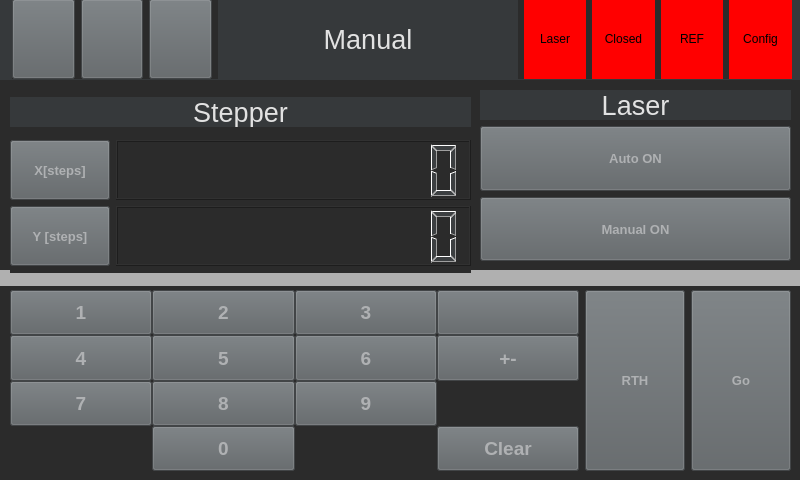
<?xml version="1.0" encoding="UTF-8"?>
<ui version="4.0">
 <class>VorlageUi</class>
 <widget class="QWidget" name="VorlageUi">
  <property name="geometry">
   <rect>
    <x>0</x>
    <y>0</y>
    <width>800</width>
    <height>480</height>
   </rect>
  </property>
  <property name="minimumSize">
   <size>
    <width>800</width>
    <height>480</height>
   </size>
  </property>
  <property name="maximumSize">
   <size>
    <width>16777215</width>
    <height>999</height>
   </size>
  </property>
  <property name="windowTitle">
   <string>Form</string>
  </property>
  <property name="styleSheet">
   <string notr="true">background-color: rgb(43, 43, 43);
color: rgb(60, 63, 65);</string>
  </property>
  <widget class="QWidget" name="widget" native="true">
   <property name="geometry">
    <rect>
     <x>0</x>
     <y>0</y>
     <width>800</width>
     <height>480</height>
    </rect>
   </property>
   <property name="minimumSize">
    <size>
     <width>800</width>
     <height>480</height>
    </size>
   </property>
   <widget class="QLabel" name="helpTitle_2">
    <property name="geometry">
     <rect>
      <x>0</x>
      <y>0</y>
      <width>800</width>
      <height>80</height>
     </rect>
    </property>
    <property name="font">
     <font>
      <pointsize>20</pointsize>
      <weight>50</weight>
      <bold>false</bold>
     </font>
    </property>
    <property name="styleSheet">
     <string notr="true">background-color: rgb(54, 57, 59);
color: rgb(226, 226, 226);</string>
    </property>
    <property name="text">
     <string/>
    </property>
    <property name="alignment">
     <set>Qt::AlignCenter</set>
    </property>
   </widget>
   <widget class="QWidget" name="verticalLayoutWidget">
    <property name="geometry">
     <rect>
      <x>10</x>
      <y>90</y>
      <width>461</width>
      <height>183</height>
     </rect>
    </property>
    <layout class="QVBoxLayout" name="verticalLayout">
     <item>
      <widget class="QLabel" name="helpTitle_4">
       <property name="maximumSize">
        <size>
         <width>16777215</width>
         <height>30</height>
        </size>
       </property>
       <property name="font">
        <font>
         <pointsize>20</pointsize>
         <weight>50</weight>
         <bold>false</bold>
        </font>
       </property>
       <property name="styleSheet">
        <string notr="true">background-color: rgb(54, 57, 59);
color: rgb(226, 226, 226);</string>
       </property>
       <property name="text">
        <string>Stepper</string>
       </property>
       <property name="alignment">
        <set>Qt::AlignHCenter|Qt::AlignTop</set>
       </property>
      </widget>
     </item>
     <item>
      <layout class="QGridLayout" name="gridLayout">
       <item row="2" column="0">
        <widget class="QPushButton" name="setXBtn">
         <property name="minimumSize">
          <size>
           <width>0</width>
           <height>0</height>
          </size>
         </property>
         <property name="maximumSize">
          <size>
           <width>100</width>
           <height>60</height>
          </size>
         </property>
         <property name="font">
          <font>
           <pointsize>10</pointsize>
           <weight>75</weight>
           <bold>true</bold>
          </font>
         </property>
         <property name="styleSheet">
          <string notr="true">background-color: rgb(92, 97, 100);
color: rgb(175, 177, 179);
</string>
         </property>
         <property name="text">
          <string>X[steps]</string>
         </property>
         <property name="iconSize">
          <size>
           <width>32</width>
           <height>32</height>
          </size>
         </property>
         <property name="checkable">
          <bool>true</bool>
         </property>
        </widget>
       </item>
       <item row="4" column="0">
        <widget class="QPushButton" name="setYBtn">
         <property name="minimumSize">
          <size>
           <width>0</width>
           <height>0</height>
          </size>
         </property>
         <property name="maximumSize">
          <size>
           <width>100</width>
           <height>60</height>
          </size>
         </property>
         <property name="font">
          <font>
           <pointsize>10</pointsize>
           <weight>75</weight>
           <bold>true</bold>
          </font>
         </property>
         <property name="styleSheet">
          <string notr="true">background-color: rgb(92, 97, 100);
color: rgb(175, 177, 179);
</string>
         </property>
         <property name="text">
          <string>Y [steps]</string>
         </property>
         <property name="iconSize">
          <size>
           <width>32</width>
           <height>32</height>
          </size>
         </property>
         <property name="checkable">
          <bool>true</bool>
         </property>
        </widget>
       </item>
       <item row="4" column="1">
        <widget class="QLCDNumber" name="yValue">
         <property name="digitCount">
          <number>11</number>
         </property>
        </widget>
       </item>
       <item row="2" column="1">
        <widget class="QLCDNumber" name="xValue">
         <property name="digitCount">
          <number>11</number>
         </property>
        </widget>
       </item>
      </layout>
     </item>
    </layout>
   </widget>
   <widget class="QWidget" name="gridLayoutWidget_3">
    <property name="geometry">
     <rect>
      <x>480</x>
      <y>90</y>
      <width>311</width>
      <height>171</height>
     </rect>
    </property>
    <layout class="QGridLayout" name="gridLayout_3">
     <item row="3" column="0">
      <widget class="QPushButton" name="laserManOnBtn">
       <property name="minimumSize">
        <size>
         <width>0</width>
         <height>0</height>
        </size>
       </property>
       <property name="maximumSize">
        <size>
         <width>999</width>
         <height>999</height>
        </size>
       </property>
       <property name="font">
        <font>
         <pointsize>10</pointsize>
         <weight>75</weight>
         <bold>true</bold>
        </font>
       </property>
       <property name="styleSheet">
        <string notr="true">background-color: rgb(92, 97, 100);
color: rgb(175, 177, 179);
</string>
       </property>
       <property name="text">
        <string>Manual ON</string>
       </property>
       <property name="iconSize">
        <size>
         <width>32</width>
         <height>32</height>
        </size>
       </property>
       <property name="checkable">
        <bool>true</bool>
       </property>
      </widget>
     </item>
     <item row="1" column="0">
      <widget class="QLabel" name="helpTitle_7">
       <property name="maximumSize">
        <size>
         <width>16777215</width>
         <height>30</height>
        </size>
       </property>
       <property name="baseSize">
        <size>
         <width>0</width>
         <height>30</height>
        </size>
       </property>
       <property name="font">
        <font>
         <pointsize>20</pointsize>
         <weight>50</weight>
         <bold>false</bold>
        </font>
       </property>
       <property name="styleSheet">
        <string notr="true">background-color: rgb(54, 57, 59);
color: rgb(226, 226, 226);</string>
       </property>
       <property name="text">
        <string>Laser</string>
       </property>
       <property name="alignment">
        <set>Qt::AlignHCenter|Qt::AlignTop</set>
       </property>
      </widget>
     </item>
     <item row="2" column="0">
      <widget class="QPushButton" name="autoOnBtn">
       <property name="minimumSize">
        <size>
         <width>0</width>
         <height>0</height>
        </size>
       </property>
       <property name="maximumSize">
        <size>
         <width>999</width>
         <height>999</height>
        </size>
       </property>
       <property name="font">
        <font>
         <pointsize>10</pointsize>
         <weight>75</weight>
         <bold>true</bold>
        </font>
       </property>
       <property name="styleSheet">
        <string notr="true">background-color: rgb(92, 97, 100);
color: rgb(175, 177, 179);
</string>
       </property>
       <property name="text">
        <string>Auto ON</string>
       </property>
       <property name="iconSize">
        <size>
         <width>32</width>
         <height>32</height>
        </size>
       </property>
       <property name="checkable">
        <bool>true</bool>
       </property>
      </widget>
     </item>
    </layout>
   </widget>
   <widget class="QLabel" name="label">
    <property name="geometry">
     <rect>
      <x>-40</x>
      <y>270</y>
      <width>981</width>
      <height>16</height>
     </rect>
    </property>
    <property name="styleSheet">
     <string notr="true">background-color: rgb(176, 176, 176);</string>
    </property>
    <property name="text">
     <string/>
    </property>
   </widget>
   <widget class="QWidget" name="horizontalLayoutWidget_2">
    <property name="geometry">
     <rect>
      <x>10</x>
      <y>290</y>
      <width>781</width>
      <height>181</height>
     </rect>
    </property>
    <layout class="QHBoxLayout" name="horizontalLayout">
     <item>
      <layout class="QGridLayout" name="gridLayout_2">
       <property name="spacing">
        <number>0</number>
       </property>
       <item row="2" column="2">
        <widget class="QPushButton" name="eightBtn">
         <property name="minimumSize">
          <size>
           <width>0</width>
           <height>0</height>
          </size>
         </property>
         <property name="maximumSize">
          <size>
           <width>999</width>
           <height>999</height>
          </size>
         </property>
         <property name="font">
          <font>
           <pointsize>14</pointsize>
           <weight>75</weight>
           <bold>true</bold>
          </font>
         </property>
         <property name="styleSheet">
          <string notr="true">background-color: rgb(92, 97, 100);
color: rgb(175, 177, 179);
</string>
         </property>
         <property name="text">
          <string>8</string>
         </property>
         <property name="iconSize">
          <size>
           <width>32</width>
           <height>32</height>
          </size>
         </property>
         <property name="checkable">
          <bool>false</bool>
         </property>
        </widget>
       </item>
       <item row="1" column="2">
        <widget class="QPushButton" name="fiveBtn">
         <property name="minimumSize">
          <size>
           <width>0</width>
           <height>0</height>
          </size>
         </property>
         <property name="maximumSize">
          <size>
           <width>999</width>
           <height>999</height>
          </size>
         </property>
         <property name="font">
          <font>
           <pointsize>14</pointsize>
           <weight>75</weight>
           <bold>true</bold>
          </font>
         </property>
         <property name="styleSheet">
          <string notr="true">background-color: rgb(92, 97, 100);
color: rgb(175, 177, 179);
</string>
         </property>
         <property name="text">
          <string>5</string>
         </property>
         <property name="iconSize">
          <size>
           <width>32</width>
           <height>32</height>
          </size>
         </property>
         <property name="checkable">
          <bool>false</bool>
         </property>
        </widget>
       </item>
       <item row="3" column="4">
        <widget class="QPushButton" name="clearBtn">
         <property name="minimumSize">
          <size>
           <width>0</width>
           <height>0</height>
          </size>
         </property>
         <property name="maximumSize">
          <size>
           <width>999</width>
           <height>999</height>
          </size>
         </property>
         <property name="font">
          <font>
           <pointsize>14</pointsize>
           <weight>75</weight>
           <bold>true</bold>
          </font>
         </property>
         <property name="styleSheet">
          <string notr="true">background-color: rgb(92, 97, 100);
color: rgb(175, 177, 179);
</string>
         </property>
         <property name="text">
          <string>Clear</string>
         </property>
         <property name="iconSize">
          <size>
           <width>32</width>
           <height>32</height>
          </size>
         </property>
         <property name="checkable">
          <bool>false</bool>
         </property>
        </widget>
       </item>
       <item row="0" column="1">
        <widget class="QPushButton" name="oneBtn">
         <property name="minimumSize">
          <size>
           <width>80</width>
           <height>0</height>
          </size>
         </property>
         <property name="maximumSize">
          <size>
           <width>999</width>
           <height>999</height>
          </size>
         </property>
         <property name="font">
          <font>
           <pointsize>14</pointsize>
           <weight>75</weight>
           <bold>true</bold>
          </font>
         </property>
         <property name="styleSheet">
          <string notr="true">background-color: rgb(92, 97, 100);
color: rgb(175, 177, 179);
</string>
         </property>
         <property name="text">
          <string>1</string>
         </property>
         <property name="iconSize">
          <size>
           <width>32</width>
           <height>32</height>
          </size>
         </property>
         <property name="checkable">
          <bool>false</bool>
         </property>
        </widget>
       </item>
       <item row="2" column="3">
        <widget class="QPushButton" name="nineBtn">
         <property name="minimumSize">
          <size>
           <width>0</width>
           <height>0</height>
          </size>
         </property>
         <property name="maximumSize">
          <size>
           <width>999</width>
           <height>999</height>
          </size>
         </property>
         <property name="font">
          <font>
           <pointsize>14</pointsize>
           <weight>75</weight>
           <bold>true</bold>
          </font>
         </property>
         <property name="styleSheet">
          <string notr="true">background-color: rgb(92, 97, 100);
color: rgb(175, 177, 179);
</string>
         </property>
         <property name="text">
          <string>9</string>
         </property>
         <property name="iconSize">
          <size>
           <width>32</width>
           <height>32</height>
          </size>
         </property>
         <property name="checkable">
          <bool>false</bool>
         </property>
        </widget>
       </item>
       <item row="0" column="3">
        <widget class="QPushButton" name="threeBtn">
         <property name="minimumSize">
          <size>
           <width>80</width>
           <height>0</height>
          </size>
         </property>
         <property name="maximumSize">
          <size>
           <width>999</width>
           <height>999</height>
          </size>
         </property>
         <property name="font">
          <font>
           <pointsize>14</pointsize>
           <weight>75</weight>
           <bold>true</bold>
          </font>
         </property>
         <property name="styleSheet">
          <string notr="true">background-color: rgb(92, 97, 100);
color: rgb(175, 177, 179);
</string>
         </property>
         <property name="text">
          <string>3</string>
         </property>
         <property name="iconSize">
          <size>
           <width>32</width>
           <height>32</height>
          </size>
         </property>
         <property name="checkable">
          <bool>false</bool>
         </property>
        </widget>
       </item>
       <item row="3" column="2">
        <widget class="QPushButton" name="zeroBtn">
         <property name="minimumSize">
          <size>
           <width>0</width>
           <height>0</height>
          </size>
         </property>
         <property name="maximumSize">
          <size>
           <width>999</width>
           <height>999</height>
          </size>
         </property>
         <property name="font">
          <font>
           <pointsize>14</pointsize>
           <weight>75</weight>
           <bold>true</bold>
          </font>
         </property>
         <property name="styleSheet">
          <string notr="true">background-color: rgb(92, 97, 100);
color: rgb(175, 177, 179);
</string>
         </property>
         <property name="text">
          <string>0</string>
         </property>
         <property name="iconSize">
          <size>
           <width>32</width>
           <height>32</height>
          </size>
         </property>
         <property name="checkable">
          <bool>false</bool>
         </property>
        </widget>
       </item>
       <item row="0" column="4">
        <widget class="QPushButton" name="delBtn">
         <property name="minimumSize">
          <size>
           <width>100</width>
           <height>0</height>
          </size>
         </property>
         <property name="maximumSize">
          <size>
           <width>999</width>
           <height>999</height>
          </size>
         </property>
         <property name="font">
          <font>
           <pointsize>14</pointsize>
           <weight>75</weight>
           <bold>true</bold>
          </font>
         </property>
         <property name="styleSheet">
          <string notr="true">background-color: rgb(92, 97, 100);
color: rgb(175, 177, 179);
</string>
         </property>
         <property name="text">
          <string notr="true"/>
         </property>
         <property name="icon">
          <iconset>
           <normaloff>../Icons/backIcon2.png</normaloff>../Icons/backIcon2.png</iconset>
         </property>
         <property name="iconSize">
          <size>
           <width>32</width>
           <height>32</height>
          </size>
         </property>
         <property name="checkable">
          <bool>false</bool>
         </property>
        </widget>
       </item>
       <item row="1" column="4">
        <widget class="QPushButton" name="signBtn">
         <property name="minimumSize">
          <size>
           <width>0</width>
           <height>0</height>
          </size>
         </property>
         <property name="maximumSize">
          <size>
           <width>999</width>
           <height>999</height>
          </size>
         </property>
         <property name="font">
          <font>
           <pointsize>14</pointsize>
           <weight>75</weight>
           <bold>true</bold>
          </font>
         </property>
         <property name="styleSheet">
          <string notr="true">background-color: rgb(92, 97, 100);
color: rgb(175, 177, 179);
</string>
         </property>
         <property name="text">
          <string notr="true">+-</string>
         </property>
         <property name="iconSize">
          <size>
           <width>32</width>
           <height>32</height>
          </size>
         </property>
         <property name="checkable">
          <bool>false</bool>
         </property>
        </widget>
       </item>
       <item row="1" column="1">
        <widget class="QPushButton" name="fourBtn">
         <property name="minimumSize">
          <size>
           <width>0</width>
           <height>0</height>
          </size>
         </property>
         <property name="maximumSize">
          <size>
           <width>999</width>
           <height>999</height>
          </size>
         </property>
         <property name="font">
          <font>
           <pointsize>14</pointsize>
           <weight>75</weight>
           <bold>true</bold>
          </font>
         </property>
         <property name="styleSheet">
          <string notr="true">background-color: rgb(92, 97, 100);
color: rgb(175, 177, 179);
</string>
         </property>
         <property name="text">
          <string>4</string>
         </property>
         <property name="iconSize">
          <size>
           <width>32</width>
           <height>32</height>
          </size>
         </property>
         <property name="checkable">
          <bool>false</bool>
         </property>
        </widget>
       </item>
       <item row="2" column="1">
        <widget class="QPushButton" name="sevenBtn">
         <property name="minimumSize">
          <size>
           <width>0</width>
           <height>0</height>
          </size>
         </property>
         <property name="maximumSize">
          <size>
           <width>999</width>
           <height>999</height>
          </size>
         </property>
         <property name="font">
          <font>
           <pointsize>14</pointsize>
           <weight>75</weight>
           <bold>true</bold>
          </font>
         </property>
         <property name="styleSheet">
          <string notr="true">background-color: rgb(92, 97, 100);
color: rgb(175, 177, 179);
</string>
         </property>
         <property name="text">
          <string>7</string>
         </property>
         <property name="iconSize">
          <size>
           <width>32</width>
           <height>32</height>
          </size>
         </property>
         <property name="checkable">
          <bool>false</bool>
         </property>
        </widget>
       </item>
       <item row="0" column="2">
        <widget class="QPushButton" name="twoBtn">
         <property name="minimumSize">
          <size>
           <width>80</width>
           <height>0</height>
          </size>
         </property>
         <property name="maximumSize">
          <size>
           <width>999</width>
           <height>999</height>
          </size>
         </property>
         <property name="font">
          <font>
           <pointsize>14</pointsize>
           <weight>75</weight>
           <bold>true</bold>
          </font>
         </property>
         <property name="styleSheet">
          <string notr="true">background-color: rgb(92, 97, 100);
color: rgb(175, 177, 179);
</string>
         </property>
         <property name="text">
          <string>2</string>
         </property>
         <property name="iconSize">
          <size>
           <width>32</width>
           <height>32</height>
          </size>
         </property>
         <property name="checkable">
          <bool>false</bool>
         </property>
        </widget>
       </item>
       <item row="1" column="3">
        <widget class="QPushButton" name="sixBtn">
         <property name="minimumSize">
          <size>
           <width>0</width>
           <height>0</height>
          </size>
         </property>
         <property name="maximumSize">
          <size>
           <width>999</width>
           <height>999</height>
          </size>
         </property>
         <property name="font">
          <font>
           <pointsize>14</pointsize>
           <weight>75</weight>
           <bold>true</bold>
          </font>
         </property>
         <property name="styleSheet">
          <string notr="true">background-color: rgb(92, 97, 100);
color: rgb(175, 177, 179);
</string>
         </property>
         <property name="text">
          <string>6</string>
         </property>
         <property name="iconSize">
          <size>
           <width>32</width>
           <height>32</height>
          </size>
         </property>
         <property name="checkable">
          <bool>false</bool>
         </property>
        </widget>
       </item>
      </layout>
     </item>
     <item>
      <widget class="QPushButton" name="rthBtn">
       <property name="minimumSize">
        <size>
         <width>0</width>
         <height>0</height>
        </size>
       </property>
       <property name="maximumSize">
        <size>
         <width>100</width>
         <height>999</height>
        </size>
       </property>
       <property name="font">
        <font>
         <pointsize>10</pointsize>
         <weight>75</weight>
         <bold>true</bold>
        </font>
       </property>
       <property name="layoutDirection">
        <enum>Qt::RightToLeft</enum>
       </property>
       <property name="styleSheet">
        <string notr="true">background-color: rgb(92, 97, 100);
color: rgb(175, 177, 179);
</string>
       </property>
       <property name="text">
        <string>RTH</string>
       </property>
       <property name="iconSize">
        <size>
         <width>32</width>
         <height>32</height>
        </size>
       </property>
       <property name="checkable">
        <bool>false</bool>
       </property>
      </widget>
     </item>
     <item>
      <widget class="QPushButton" name="goBtn">
       <property name="minimumSize">
        <size>
         <width>0</width>
         <height>0</height>
        </size>
       </property>
       <property name="maximumSize">
        <size>
         <width>100</width>
         <height>999</height>
        </size>
       </property>
       <property name="font">
        <font>
         <pointsize>10</pointsize>
         <weight>75</weight>
         <bold>true</bold>
        </font>
       </property>
       <property name="layoutDirection">
        <enum>Qt::RightToLeft</enum>
       </property>
       <property name="styleSheet">
        <string notr="true">background-color: rgb(92, 97, 100);
color: rgb(175, 177, 179);
</string>
       </property>
       <property name="text">
        <string>Go</string>
       </property>
       <property name="iconSize">
        <size>
         <width>32</width>
         <height>32</height>
        </size>
       </property>
       <property name="checkable">
        <bool>false</bool>
       </property>
      </widget>
     </item>
    </layout>
   </widget>
   <zorder>label</zorder>
   <zorder>helpTitle_2</zorder>
   <zorder>verticalLayoutWidget</zorder>
   <zorder>gridLayoutWidget_3</zorder>
   <zorder>horizontalLayoutWidget_2</zorder>
  </widget>
  <widget class="QWidget" name="horizontalLayoutWidget_3">
   <property name="geometry">
    <rect>
     <x>12</x>
     <y>-1</y>
     <width>780</width>
     <height>80</height>
    </rect>
   </property>
   <layout class="QHBoxLayout" name="horizontalLayout_3">
    <item>
     <widget class="QPushButton" name="backBtn">
      <property name="minimumSize">
       <size>
        <width>0</width>
        <height>0</height>
       </size>
      </property>
      <property name="maximumSize">
       <size>
        <width>999</width>
        <height>999</height>
       </size>
      </property>
      <property name="font">
       <font>
        <pointsize>10</pointsize>
        <weight>75</weight>
        <bold>true</bold>
       </font>
      </property>
      <property name="styleSheet">
       <string notr="true">background-color: rgb(92, 97, 100);
color: rgb(175, 177, 179);
</string>
      </property>
      <property name="text">
       <string/>
      </property>
      <property name="icon">
       <iconset>
        <normaloff>../Icons/backIcon2.png</normaloff>../Icons/backIcon2.png</iconset>
      </property>
      <property name="iconSize">
       <size>
        <width>32</width>
        <height>32</height>
       </size>
      </property>
     </widget>
    </item>
    <item>
     <widget class="QPushButton" name="helpBtn">
      <property name="minimumSize">
       <size>
        <width>0</width>
        <height>0</height>
       </size>
      </property>
      <property name="maximumSize">
       <size>
        <width>100</width>
        <height>100</height>
       </size>
      </property>
      <property name="font">
       <font>
        <pointsize>10</pointsize>
        <weight>75</weight>
        <bold>true</bold>
       </font>
      </property>
      <property name="cursor">
       <cursorShape>ArrowCursor</cursorShape>
      </property>
      <property name="toolTip">
       <string>&lt;html&gt;&lt;head/&gt;&lt;body&gt;&lt;p&gt;&lt;img src=&quot;:/newPrefix/helpIcon.png&quot;/&gt;&lt;/p&gt;&lt;/body&gt;&lt;/html&gt;</string>
      </property>
      <property name="styleSheet">
       <string notr="true">background-color: rgb(92, 97, 100);
color: rgb(175, 177, 179);
</string>
      </property>
      <property name="text">
       <string/>
      </property>
      <property name="icon">
       <iconset>
        <normaloff>../Icons/helpIcon.png</normaloff>../Icons/helpIcon.png</iconset>
      </property>
      <property name="iconSize">
       <size>
        <width>32</width>
        <height>64</height>
       </size>
      </property>
      <property name="flat">
       <bool>false</bool>
      </property>
     </widget>
    </item>
    <item>
     <widget class="QPushButton" name="homeBtn">
      <property name="minimumSize">
       <size>
        <width>0</width>
        <height>0</height>
       </size>
      </property>
      <property name="maximumSize">
       <size>
        <width>100</width>
        <height>100</height>
       </size>
      </property>
      <property name="font">
       <font>
        <pointsize>10</pointsize>
        <weight>75</weight>
        <bold>true</bold>
       </font>
      </property>
      <property name="styleSheet">
       <string notr="true">background-color: rgb(92, 97, 100);
color: rgb(175, 177, 179);
</string>
      </property>
      <property name="text">
       <string/>
      </property>
      <property name="icon">
       <iconset>
        <normaloff>../Icons/homeIcon.png</normaloff>../Icons/homeIcon.png</iconset>
      </property>
      <property name="iconSize">
       <size>
        <width>32</width>
        <height>32</height>
       </size>
      </property>
     </widget>
    </item>
    <item>
     <widget class="QLabel" name="pageTitle">
      <property name="minimumSize">
       <size>
        <width>300</width>
        <height>0</height>
       </size>
      </property>
      <property name="font">
       <font>
        <pointsize>20</pointsize>
        <weight>50</weight>
        <bold>false</bold>
       </font>
      </property>
      <property name="styleSheet">
       <string notr="true">background-color: rgb(54, 57, 59);
color: rgb(226, 226, 226);</string>
      </property>
      <property name="text">
       <string>Manual</string>
      </property>
      <property name="alignment">
       <set>Qt::AlignCenter</set>
      </property>
     </widget>
    </item>
    <item>
     <widget class="QLabel" name="laserLight">
      <property name="minimumSize">
       <size>
        <width>0</width>
        <height>0</height>
       </size>
      </property>
      <property name="maximumSize">
       <size>
        <width>999</width>
        <height>9999</height>
       </size>
      </property>
      <property name="styleSheet">
       <string notr="true">background-color: red;
color: rgb(0, 0, 0);</string>
      </property>
      <property name="text">
       <string>Laser</string>
      </property>
      <property name="alignment">
       <set>Qt::AlignCenter</set>
      </property>
     </widget>
    </item>
    <item>
     <widget class="QLabel" name="closedLight">
      <property name="minimumSize">
       <size>
        <width>0</width>
        <height>0</height>
       </size>
      </property>
      <property name="maximumSize">
       <size>
        <width>9999</width>
        <height>999</height>
       </size>
      </property>
      <property name="styleSheet">
       <string notr="true">background-color: red;
color: rgb(0, 0, 0);</string>
      </property>
      <property name="text">
       <string>Closed</string>
      </property>
      <property name="alignment">
       <set>Qt::AlignCenter</set>
      </property>
     </widget>
    </item>
    <item>
     <widget class="QLabel" name="refLight">
      <property name="minimumSize">
       <size>
        <width>0</width>
        <height>0</height>
       </size>
      </property>
      <property name="maximumSize">
       <size>
        <width>9999</width>
        <height>9999</height>
       </size>
      </property>
      <property name="styleSheet">
       <string notr="true">background-color: red;
color: rgb(0, 0, 0);</string>
      </property>
      <property name="text">
       <string>REF</string>
      </property>
      <property name="alignment">
       <set>Qt::AlignCenter</set>
      </property>
     </widget>
    </item>
    <item>
     <widget class="QLabel" name="configLight">
      <property name="minimumSize">
       <size>
        <width>0</width>
        <height>0</height>
       </size>
      </property>
      <property name="maximumSize">
       <size>
        <width>9999</width>
        <height>9999</height>
       </size>
      </property>
      <property name="styleSheet">
       <string notr="true">background-color: red;
color: rgb(0, 0, 0);</string>
      </property>
      <property name="text">
       <string>Config</string>
      </property>
      <property name="alignment">
       <set>Qt::AlignCenter</set>
      </property>
     </widget>
    </item>
   </layout>
  </widget>
 </widget>
 <resources/>
 <connections/>
</ui>
